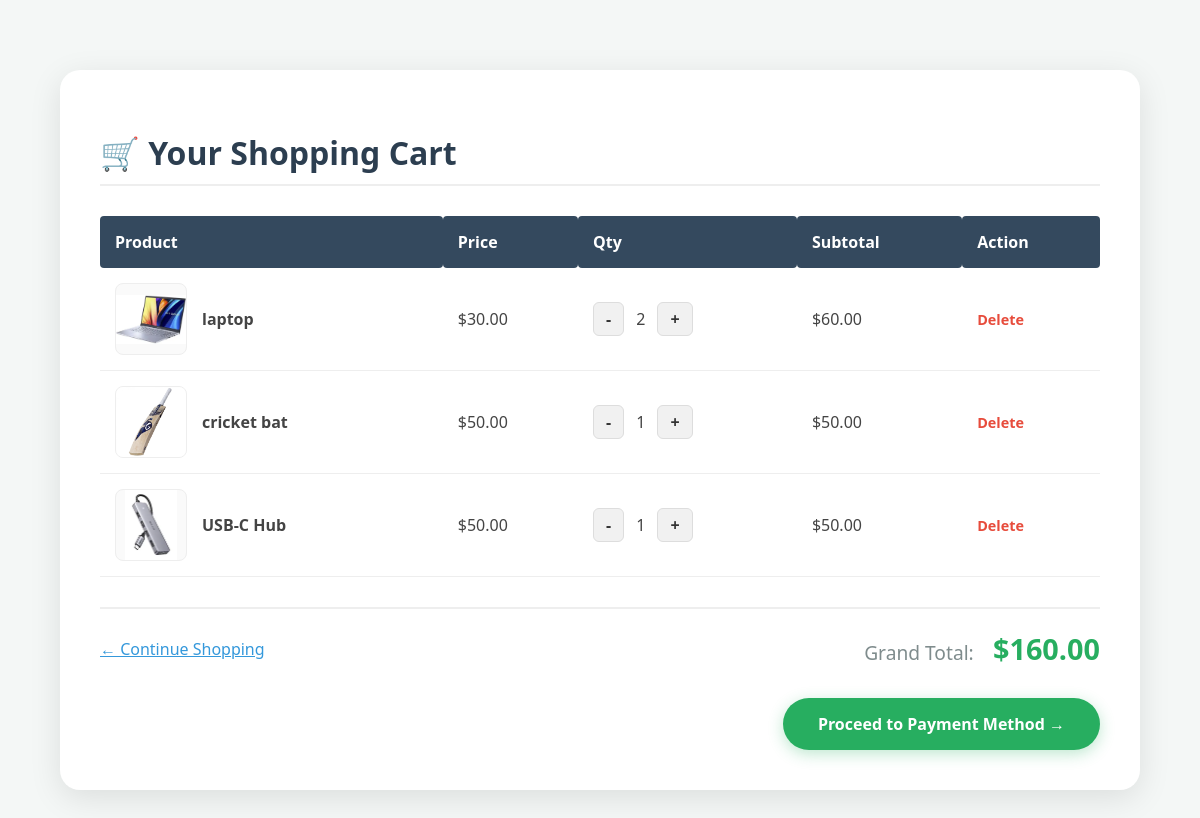
The page /view_cart.php on the database its author committed.
### tables this page shows
CREATE TABLE `cart` (
  `id` int(11) NOT NULL,
  `product_id` int(11) NOT NULL,
  `quantity` int(11) DEFAULT 1,
  `added_at` timestamp NOT NULL DEFAULT current_timestamp()
);

CREATE TABLE `products` (
  `id` int(11) NOT NULL,
  `name` varchar(255) NOT NULL,
  `price` decimal(10,2) NOT NULL,
  `image` varchar(255) NOT NULL
);

### view_cart.php (the view, shortened to what this page needs)
<!DOCTYPE html>
<html lang="en">
<head>
</head>
<body>
    <div class="cart-container">
        <h1>🛒 Your Shopping Cart</h1>
        <table>
            <thead>
                <tr>
                    <th>Product</th>
                    <th>Price</th>
                    <th>Qty</th>
                    <th>Subtotal</th>
                    <th>Action</th>
                </tr>
            </thead>
            <tbody>
                <?php
                include 'db.php';
                $grand_total = 0;
                $check = $conn->query("SHOW TABLES LIKE 'cart'");
                if ($check->num_rows > 0) {
                    $query = "SELECT cart.id, products.id as p_id, products.name, products.price, products.image, cart.quantity
                              FROM cart
                              JOIN products ON cart.product_id = products.id";
                    $result = $conn->query($query);
                    if ($result && $result->num_rows > 0) {
                        while($row = $result->fetch_assoc()) {
                            $subtotal = $row['price'] * $row['quantity'];
                            $grand_total += $subtotal;
                            $imagePath = 'images/' . $row['image'];
                            $imageFile = (!empty($row['image']) && file_exists($imagePath)) ? $imagePath : 'images/no-image.png';
                            echo "<tr>
                                    <td>
                                        <div class='product-info'>
                                            <img src='$imageFile' alt='".htmlspecialchars($row['name'])."'>
                                            <strong>" . htmlspecialchars($row['name']) . "</strong>
                                        </div>
                                    </td>
                                    <td>$" . number_format($row['price'], 2) . "</td>
                                    <td>
                                        <div class='qty-controls'>
                                            <a href='update_qty.php?id={$row['id']}&action=minus' class='qty-btn'>-</a>
                                            <span>" . $row['quantity'] . "</span>
                                            <a href='update_qty.php?id={$row['id']}&action=plus' class='qty-btn'>+</a>
                                        </div>
                                    </td>
                                    <td>$" . number_format($subtotal, 2) . "</td>
                                    <td>
                                        <a href='remove_item.php?id={$row['id']}' class='delete-link' onclick='return confirm(\"Remove this item?\")'>Delete</a>
                                    </td>
                                  </tr>";
                        }
                    } else {
                        echo "<tr><td colspan='5' style='text-align:center; padding: 40px; color: #7f8c8d;'>Your cart is empty.</td></tr>";
                    }
                }
                ?>
            </tbody>
        </table>
        <div class="cart-footer">
            <a href="index.php" class="continue-btn">← Continue Shopping</a>
            <div>
                <span style="font-size: 1.2em; color: #7f8c8d; margin-right: 15px;">Grand Total:</span>
                <span class="total">$<?php echo number_format($grand_total, 2); ?></span>
            </div>
        </div>
        <div style="text-align: right; margin-top: 30px;">
            <a href="payment.php" class="btn checkout-btn">Proceed to Payment Method →</a>
        </div>
    </div>
</body>
</html>

### view_cart.php (style rules this page uses)
body { font-family: 'Segoe UI', Tahoma, sans-serif; padding: 20px; background-color: #f4f7f6; margin: 0; }
.cart-container { max-width: 1000px; margin: 50px auto; background: white; padding: 40px; border-radius: 20px; box-shadow: 0 8px 32px rgba(0,0,0,0.1); }
h1 { color: #2c3e50; margin-bottom: 30px; border-bottom: 2px solid #eee; padding-bottom: 10px; }
table { width: 100%; border-collapse: collapse; margin-bottom: 30px; }
th { text-align: left; padding: 15px; background-color: #34495e; color: white; border-radius: 4px; }
td { padding: 15px; border-bottom: 1px solid #eee; vertical-align: middle; color: #444; }
.product-info { display: flex; align-items: center; gap: 15px; }
.product-info img { width: 70px; height: 70px; object-fit: contain; border-radius: 8px; background: #fafafa; border: 1px solid #eee; }
.qty-controls { display: flex; align-items: center; gap: 12px; }
.qty-btn { background: #f1f1f1; border: 1px solid #ddd; padding: 5px 12px; border-radius: 6px; cursor: pointer; text-decoration: none; color: #333; font-weight: bold; transition: 0.3s; }
.delete-link { color: #e74c3c; text-decoration: none; font-weight: bold; font-size: 0.9em; transition: 0.3s; }
.cart-footer { display: flex; justify-content: space-between; align-items: center; margin-top: 30px; border-top: 2px solid #eee; padding-top: 20px; }
.total { font-size: 1.8em; font-weight: bold; color: #27ae60; }
.btn { display: inline-block; padding: 15px 35px; border-radius: 50px; text-decoration: none; font-weight: bold; transition: 0.3s; }
.continue-btn { color: #3498db; }
.checkout-btn { background: #27ae60; color: white; box-shadow: 0 4px 15px rgba(39, 174, 96, 0.3); }

### rows shown on the page
cart: product.name (picture), product.name "laptop", product.price "30.00", quantity "2", subtotal "60.00"
cart: product.name (picture), product.name "cricket bat", product.price "50.00", quantity "1"
cart: product.name (picture), product.name "USB-C Hub", product.price "50.00", quantity "1"

### other values the page prints
$grand_total "160.00"
